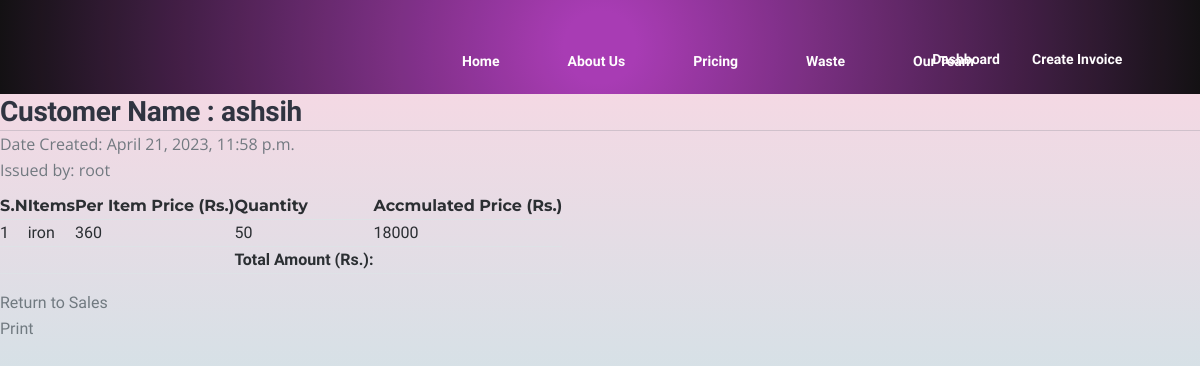
The app's page /invoices/66/details (signed in), older data.
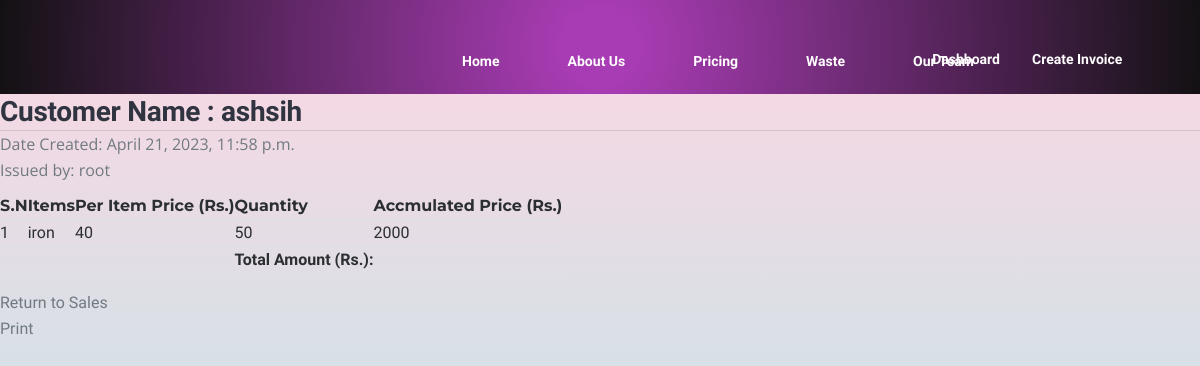
The same page, newer data.
### rms_app/models.py (models this page shows, shortened)
class InvoiceItem(models.Model):
    invoice = models.ForeignKey(Invoice, on_delete=models.CASCADE, related_name="invoiceitem")
    item   = models.ForeignKey(Food, on_delete=models.PROTECT,null=True,blank=True)
    quantity = models.PositiveIntegerField()
    accumulated =  models.PositiveIntegerField(default=0)
    @property
    def price(self):
        return  self.item.per_price
    @property
    def currentitem(self):
        return  self.item
    @property
    def multiply(self):
        return (self.item.per_price)*(self.quantity)

class Food(models.Model):
    food_item = models.CharField(max_length=100)
    per_price = models.PositiveIntegerField()
    food_img = models.ImageField(default="default_food.jpg", upload_to="food_pics")
    def __str__(self):
        return self.food_item

### rms_app/views.py (the view, shortened to what this page needs)
# urls.py: path("invoices/<int:pk>/details", InvoiceDetailView.as_view(), name="invoice_details"),
class InvoiceDetailView(LoginRequiredMixin,SingleObjectMixin,TemplateView):
    model = Invoice
    context_object_name = 'invoice_obj'
    template_name = 'rms_app/invoicedetails.html'
    def get(self, request, *args, **kwargs):
        self.object = self.get_object(queryset=Invoice.objects.all())
        return super().get(request, *args, **kwargs)

### rms_app/templates/rms_app/invoicedetails.html (shortened to what this page needs)
{% extends "rms_app/base.html" %}
{% block content %}
{% load static %}
{% load crispy_forms_tags %}
<div class="addtoinvoice">
    {% if invoice_obj %}
    <div>
        <h3 >Customer Name : <span style= "color: var(--green-color);" >{{ invoice_obj.customer_name }}</span></h3>
        <hr>
        <p>Date Created: {{ invoice_obj.date_created }}</p>
        <p>Issued by: {{ invoice_obj.created_by }}</p>
        <div class="table">
            <table class="itemsonly" style="margin-top: 10px;">
                <tr style="font-family: Montserrat">
                  <th>S.N</th>
                  <th>Items</th>
                  <th>Per Item Price (Rs.)</th>
                  <th>Quantity </th>
                  <th>Accmulated Price (Rs.) </th>
                </tr>
                {% for itrr in invoice_obj.invoiceitem.all %}
                <tr style="font-family: var(--text-font);">
                    <td class = "SN">{{itrr.id}}</td>
                    <td>{{itrr.currentitem}}</td>
                    <td>{{itrr.price}}</td>
                    <td>{{itrr.quantity}} &emsp;
                    </td>
                    <td id ="accmulated">{{itrr.multiply}}&emsp;
                    </td>
                </tr>
                {% endfor %}
                    <tr style="font-family: var(--head-font); font-weight:600;">
                        <td colspan="3"></td>
                        <td >Total Amount (Rs.):</td>
                        <td id = "total">0</td>
                    </tr>
            </table>
        </div>
    </div>
    {% else %}
     <h2>Opps! No invoices in Database.😫</h2>
     <hr>
     <div>
        <a  href="{% url 'dashboard' %}"> Return to Dashboard</a>
        </div>
    {% endif %}
    <div id="horizontalbuttons">
        <div>
        <a  href="{% url 'sales' %}"> Return to Sales</a>
        </div>
        <div>
            <a  href="{% url 'invoice_print' invoice_obj.invoice_number %}"> Print</a>
        </div>
    </div>
</div>
{% endblock content %}

Row changes from the older to the newer data that the page shows:
changed through a linked row, InvoiceItem "iron": price "360" → "40"; multiply "18000" → "2000"
